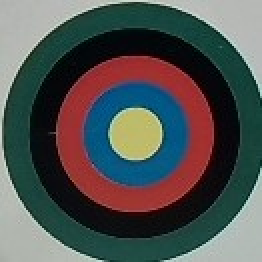
#> input picture Firmware-rpi/photo_43.jpg, 131 x 131 px, found by its file name (shown 2 times larger)
$ python cogn_test_2.py
#> lines starting #> are read from the running program, lines starting #| are printed output that depends on the picture
import cv2
import numpy as np
from collections import Counter
import math

def get_color_name(hsv_pixel):
    h, s, v = int(hsv_pixel[0]), int(hsv_pixel[1]), int(hsv_pixel[2])

    if v < 60:
        return "black"

    colors = {
        "red1": (0, 255, 255),
        "red2": (179, 255, 255),
        "yellow": (30, 255, 255),
        "green": (60, 255, 255),
        "blue": (120, 255, 255)
    }

    min_dist = float('inf')
    closest = "black"

    for name, (ref_h, ref_s, ref_v) in colors.items():
        dh = min(abs(h - ref_h), 180 - abs(h - ref_h))
        ds = abs(s - ref_s)
        dv = abs(v - ref_v)

        # Считаем Евклидово расстояние (оттенок в приоритете x2)
        dist = (dh * 2)**2 + ds**2 + dv**2

        if dist < min_dist:
            min_dist = dist
            closest = "red" if "red" in name else name

    return closest

def warp_perspective_to_square(img, bbox):
    x1, y1, x2, y2 = bbox
    pts1 = np.float32([[x1, y1], [x2, y1], [x1, y2], [x2, y2]])
    size = 200
    pts2 = np.float32([[0, 0], [size, 0], [0, size], [size, size]])
    matrix = cv2.getPerspectiveTransform(pts1, pts2)
    result = cv2.warpPerspective(img, matrix, (size, size))
    return result

def cogn_detect(crop, bbox=None):
    if crop is None or crop.size == 0:
        return None

    # Если bbox не передан, берем размеры самой картинки
    if bbox is None:
        bbox = [0, 0, crop.shape[1], crop.shape[0]]

    roi_squared = warp_perspective_to_square(crop, bbox)
    hsv_roi = cv2.cvtColor(roi_squared, cv2.COLOR_BGR2HSV)

    h, w = roi_squared.shape[:2]
    center_x, center_y = w // 2, h // 2
    max_radius = min(center_x, center_y)
    step = max_radius / 5
    radii = [step * 0.5, step * 1.5, step * 2.5, step * 3.5, step * 4.5]

    angles = [0, 72, 144, 216, 288]
    color_values = {"black": -2, "red": -1, "yellow": 0, "green": 1, "blue": 2}
    total_sum = 0

    for r in radii:
        zone_colors = []
        for angle in angles:
            rad = math.radians(angle)
            px = int(center_x + r * math.cos(rad))
            py = int(center_y + r * math.sin(rad))

            if 0 <= px < w and 0 <= py < h:
                color_name = get_color_name(hsv_roi[py, px])
                # unknown здесь больше никогда не появится, но проверку оставляем для безопасности
                if color_name != "unknown":
                    zone_colors.append(color_name)

        if zone_colors:
            counts = Counter(zone_colors)
            most_common_color, frequency = counts.most_common(1)[0]
            if frequency >= 3:
                total_sum += color_values.get(most_common_color, 0)
                print(f"Радиус {r:.1f}: определен цвет {most_common_color}")

    if total_sum == 0:
        return "0"
    elif total_sum == 1:
        return "1"
    elif total_sum == 2:
        return "2"
    return None

# ==========================================
# ТЕСТОВАЯ ЗОНА
# ==========================================
if __name__ == "__main__":
    # Вставь сюда путь к любой вырезанной метке


    img_path = r'C:\Users\garin\Documents\Git\Maze-2025\rasp\photo_43.jpg'

    print(f"Загружаем изображение: {img_path}")
    test_img = cv2.imread(img_path)
#> test_img is the input picture: shape (131, 131, 3); mean B, G, R 81.9, 83.2, 79.9

    if test_img is not None:
        print("--- Начинаем сканирование ---")
        result = cogn_detect(test_img)
#> in warp_perspective_to_square, `result = cv2.warpPerspective(img, matrix, (size, size))`:
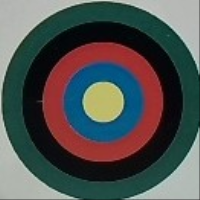
#> result: shape (200, 200, 3); mean B, G, R 81.2, 82.6, 79.3
#> in cogn_detect, `hsv_roi = cv2.cvtColor(roi_squared, cv2.COLOR_BGR2HSV)`: hsv_roi: shape (200, 200, 3); mean H, S, V 81.6, 125.2, 102.8
#> the loop in cogn_detect, `for r in radii:` made 5 passes
#> after the loop in cogn_detect, `for r in radii:`: total_sum = 0
#> result = '0'

        print("\n--- Итог ---")
        print(f"Результат функции: {result}")
#| Результат функции: 0

        if result == "2":
            print("Расшифровка: Поврежденная жертва (2)")
        elif result == "1":
            print("Расшифровка: Стабильная жертва (1)")
        elif result == "0":
            print("Расшифровка: Невредимая жертва (0)")
        else:
            print("Расшифровка: Цель не распознана (None)")

        cv2.imshow("Test Image", test_img)
        cv2.waitKey(0)
        cv2.destroyAllWindows()
    else:
        print("Ошибка: Не удалось загрузить картинку. Проверь путь к файлу!")

$ run again, with Firmware-rpi/photo_14.jpg copied over Firmware-rpi/photo_43.jpg
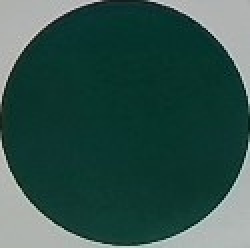
#> input picture Firmware-rpi/photo_14.jpg, 125 x 124 px, found by its file name (shown 2 times larger)
#> test_img is the input picture: shape (124, 125, 3); mean B, G, R 74.8, 81.5, 47.7
#> in warp_perspective_to_square, `result = cv2.warpPerspective(img, matrix, (size, size))`:
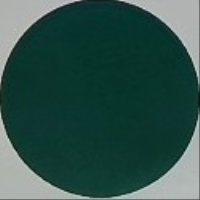
#> result: shape (200, 200, 3); mean B, G, R 74.2, 80.9, 47.1
#> hsv_roi: shape (200, 200, 3); mean H, S, V 81.3, 157.4, 81
#> the loop in cogn_detect, `for r in radii:` made 5 passes
#> after the loop in cogn_detect, `for r in radii:`: total_sum = -10
#| Результат функции: None

$ run again, with Firmware-rpi/photo_37.jpg copied over Firmware-rpi/photo_43.jpg
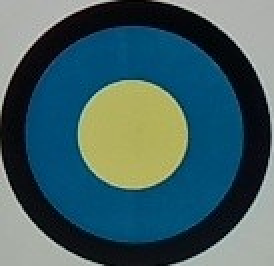
#> input picture Firmware-rpi/photo_37.jpg, 137 x 133 px, found by its file name (shown 2 times larger)
#> test_img is the input picture: shape (133, 137, 3); mean B, G, R 99.4, 94.5, 64.3
#> in warp_perspective_to_square, `result = cv2.warpPerspective(img, matrix, (size, size))`:
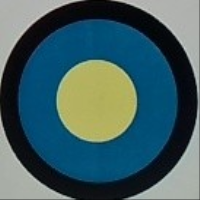
#> result: shape (200, 200, 3); mean B, G, R 98.9, 94, 63.8
#> hsv_roi: shape (200, 200, 3); mean H, S, V 83.3, 146.1, 110.1
#> the loop in cogn_detect, `for r in radii:` made 5 passes
#> after the loop in cogn_detect, `for r in radii:`: total_sum = 2
#> `result = cogn_detect(test_img)`: result = '2'
#| Результат функции: 2
